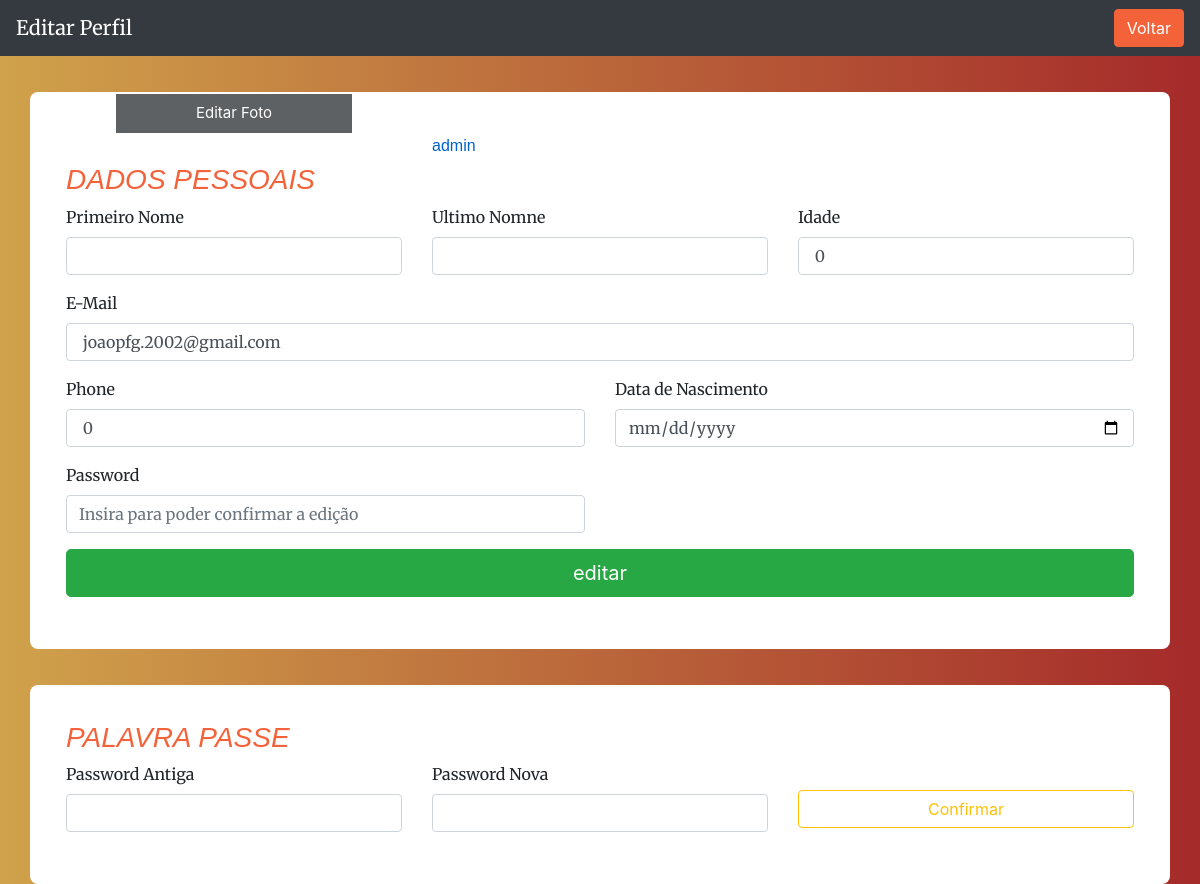
The app's page /edit_profile.php?id=28 (signed in) with its own data.
### tables this page shows
CREATE TABLE `users` (
  `id` int(11) NOT NULL,
  `username` tinytext NOT NULL,
  `age` int(11) NOT NULL,
  `email` tinytext NOT NULL,
  `password` longtext NOT NULL,
  `phone` int(9) DEFAULT NULL,
  `born_date` date DEFAULT NULL,
  `updated_at` timestamp NOT NULL DEFAULT current_timestamp() ON UPDATE current_timestamp(),
  `created_at` timestamp NOT NULL DEFAULT current_timestamp(),
  `user_status` varchar(10) NOT NULL DEFAULT 'user',
  `acount_status` text NOT NULL DEFAULT 'ativo',
  `name_img` longtext NOT NULL,
  `size_img` int(11) NOT NULL,
  `type_img` longtext NOT NULL,
  `data_img` longblob NOT NULL
);

### edit_profile.php (the view, shortened to what this page needs)
<?php
require 'includes/db.inc.php';
$id_user = $_GET['id'];
$sql = "SELECT * FROM users WHERE  id = $id_user";
    $result = mysqli_query( $conn, $sql);
?>
<!DOCTYPE html>
<html lang="en">
    <head>
        <link href="https://cdnjs.cloudflare.com/ajax/libs/magnific-popup.js/1.1.0/magnific-popup.min.css" rel="stylesheet" />
        <link href="assets/css/styles.css" rel="stylesheet" />
    </head>
  </head>
  <nav class="navbar navbar-dark bg-dark">
      <a class="navbar-brand" href="#">
      Editar Perfil
      </a>
      <ul class="navbar-nav">
          <li class="nav-item">
              <a class="btn btn-primary text-white"href="index.php">Voltar</a>
          </li>
      </ul>
    </nav>
  <?php foreach($result as $row) : ?>
    <form action="includes/editar_perfil.inc.php?id=<?php echo $row['id']?>" method="POST" enctype="multipart/form-data">
  <div class="container emp-profile">
                <div class="row justify-content-center">
                    <div class="col-md-4 align-self-center ">
                        <div class="profile-img">
                            <div class="file btn btn-lg btn-primary">
                                Editar Foto
                            </div>
                        </div>
                    </div>
                    <div class="col-md align-self-center">
                        <div class="profile-head">
                                <h6>
                                <?php echo $row['user_status']?>
                                </h6>
                        </div>
                    </div>
                </div>
                <div class="row">
                    <div class="col-md">
                        <span><h3>Dados Pessoais</h3></span>
             <div class="row">
                    <div class="col-md-4">
                    <div class="form-group">
                      <label>Primeiro Nome</label>
                      <input name="fname" id="fname" type="text" class="form-control" value=" <?php echo $row['fname']?>">
                    </div>
                    </div>
                    <div class="col-md-4">
                    <div class="form-group">
                      <label>Ultimo Nomne</label>
                      <input name="lname" id="lname" type="text" class="form-control" value=" <?php echo $row['lname']?>">
                    </div>
                    </div>
                    <div class="col-md-4">
                    <div class="form-group">
                      <label>Idade</label>
                      <input name="age" id="age" type="text" class="form-control" value=" <?php echo $row['age']?>">
                    </div>
                    </div>
             </div>
             <div class="row">
                    <div class="col-md">
                    <div class="form-group">
                      <label>E-Mail</label>
                      <input name="email" id="email" type="text" class="form-control" value=" <?php echo $row['email']?>">
                    </div>
                    </div>
             </div>
             <div class="row">
                    <div class="col-md-6">
                    <div class="form-group">
                      <label>Phone</label>
                      <input name="phone" id="nome" type="text" class="form-control" value=" <?php echo $row['phone']?>">
                    </div>
                    </div>
                    <div class="col-md-6">
                    <div class="form-group">
                      <label>Data de Nascimento</label>
                      <input name="born_date" id="born_date" type="date" class="form-control" value=" <?php echo $row['born_date']?>">
                    </div>
                    </div>
             </div>
             <div class="row">
                    <div class="col-md-6">
                    <div class="form-group">
                    <label>Password</label>
                      <input name="passwordConfirm" type="password" class="form-control" placeholder="Insira para poder confirmar a edição">
                    </div>
                    </div>
             </div>
             <div class="row">
             <div class="col-md">
                    <div class="form-group">
                        <button class="btn btn-lg btn-success btn-block" name="edit-profile-submit" id="edit-profile-submit" type="submit">editar</button>
                    </div>
                    </div>
             </div>
                  </form>
        <?php endforeach ?>
  <?php foreach($result as $row) : ?>
  <div class="container emp-profile">
                <div class="row">
                    <div class="col-md">
                        <span><h3>Palavra Passe</h3></span>
                    <form action="includes/editar_pass.inc.php?id=<?php echo $row['id']?>" method="POST">
             <div class="row">
                    <div class="col-md-4">
                    <div class="form-group">
                      <label>Password Antiga</label>
                      <input name="passwordAntiga" id="passwordAntiga" type="password" class="form-control">
                    </div>
                    </div>
                    <div class="col-md-4">
                    <div class="form-group">
                      <label>Password Nova</label>
                      <input name="passwordNova" id="passwordNova" type="password" class="form-control" >
                    </div>
                    </div>
                    <div class="col-md-4">
                    <div class="form-group">
                        <button class="btn btn-outline-warning btn-block mt-1" name="edit-password-submit" id="edit-profile-submit" type="submit">Confirmar</button>
                    </div>
                    </div>
             </div>
                  </form>
                        </div>
                    </div>
                </div>
        <?php endforeach ?>
</body>
</html>

### edit_profile.php (style rules this page uses)
.emp-profile { padding: 3%; margin-top: 3%; margin-bottom: 3%; border-radius: 0.5rem; background: #fff; }
.profile-img { text-align: center; }
.profile-img .file { position: relative; overflow: hidden; margin-top: -20%; width: 70%; border: none; border-radius: 0; font-size: 15px; background: #212529b8; }
.profile-head h6 { color: #0062cc; }

### records on screen
users: user_status "admin", age "0", email "joaopfg.2002@gmail.com", phone "0"
